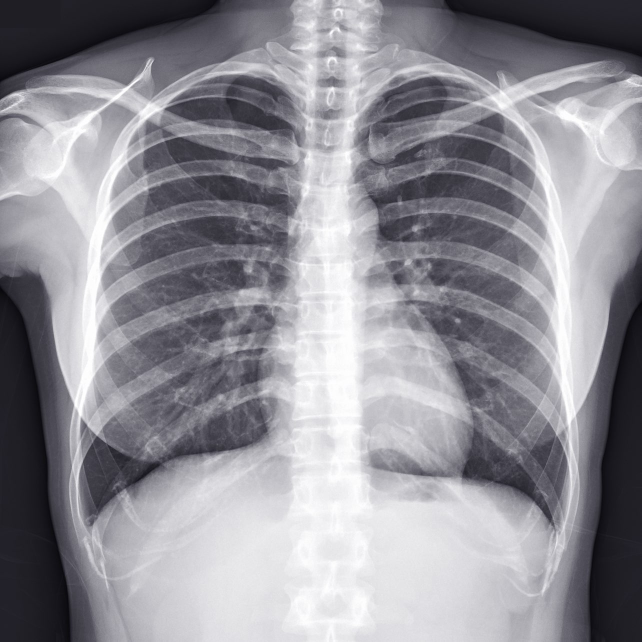
%> input picture Codigos/Laboratorio Morfologia/radiograph1.jpg, 1283 x 1283 px (shown at 1/2 size)
$ octave MathematicalMorphology.m   (GNU Octave 9; MATLAB toolbox functions it lacks are replaced by stand-ins)
%> lines starting %> are read from the running program, lines starting %| are printed output that depends on the picture
%%Laboratorio Morfologia
%%Equipo MRI: Andrea Corrales, Isabela Resendez, Rael Barragan, Juan Diego
%%Garcia
%% Mathematical Morphology
%Imprime la imagen de radiograph1

f=imread('radiograph1.jpg');
%> f is the input picture: size 1283x1283x3 uint8; mean R, G, B 144.3, 143.2, 150.1
f=double(f(:,:,1));
%> f: size 1283x1283 double
f=f/max(max(f));
f=imresize(f,0.25);
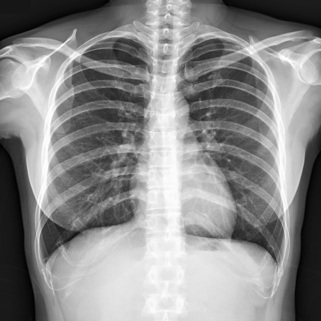
%> f: size 321x321 double; min 0.0355, max 1, mean 0.566; drawn with min black and max white
figure(1)
imshow(f,[]);
title('imagen original')

%% Dilatation
%La funcion dilate, dilata la imagen dejandola un poco borrosa
se = strel('disk',5);
BW2 = imdilate(f,se); % se determina el valor de dilatación
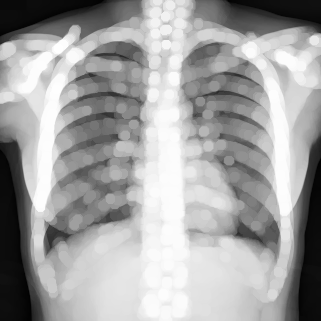
%> BW2: size 321x321 double; min 0.0889, max 1, mean 0.673; drawn with min black and max white
imshow(BW2), title('Dilated')

% Use different disk size
%% Erosion
%Esta funcion resalta los espacios en aires, dandose a notar mas los
%pulmones

se = strel('disk',5);
BW3 = imerode(f,se);
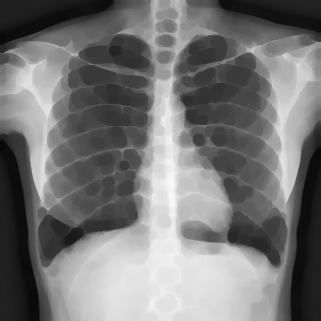
%> BW3: size 321x321 double; min 0.0355, max 0.979, mean 0.467
imshow(BW3), title('Eroded')%parece que los pixeles se reducen y se hacen grandes
figure;
% Use different disk size
imshowpair(BW2,BW3,'montage'), title('comparativa') % la diferencia es que uno resalta mas los claros y otra los oscuros
%> after `imshowpair(BW2,BW3,'montage')`:
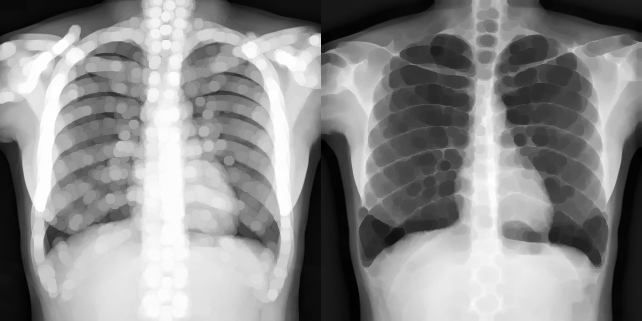
%> displayed picture: size 321x642, on the screen's scale of 0 to 255; min 0, max 255, mean 139.7
%% Opening
%Esta funcion utiliza ambas funcionces, erosion al inicio y dilatacion posteriormente, en la misma
%imagen, abriendo la escala de grises
se = strel('disk',7);
BW2 = imopen(f,se);
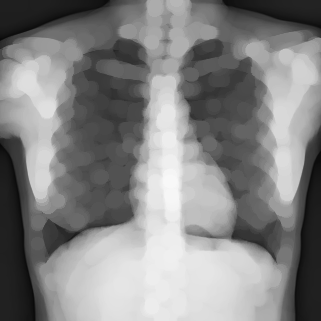
%> BW2: size 321x321 double; min 0.0355, max 0.975, mean 0.522
imshow(BW2), title('Opening')
%crea una borrosidad en toda la imagen que hace que no se vean los bordes
% Use different disk size
%% Closing
%Esta funcion utiliza ambas funcionces, dilatacion al inicio y erosion posteriormente, en la misma
%imagen, cerrando la escala de grises
se = strel('disk',7);
BW2 = imclose(f,se);
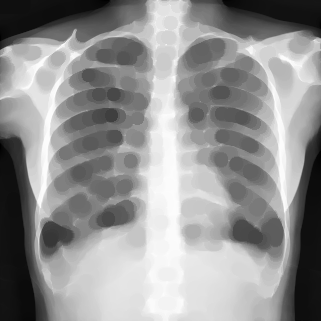
%> BW2: size 321x321 double; min 0.0656, max 1, mean 0.607; drawn with min black and max white
imshow(BW2), title('Closing')
% lo borroso ahora ya tiene un poco mas de definición sin embargo se mira
% mucha sombra en los bordes de la imagen
% Use different disk size
%% Gradient
%Esta funcion dilata la escala de grises
se = strel('disk',1);
BW1 = imdilate(f,se) - imerode(f,se);
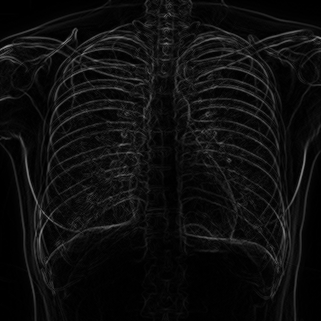
%> BW1: size 321x321 double; min 0, max 0.595, mean 0.0563
imshow(BW1), title('Gradient')

% la imagen se mira mas oscura, los pixeles blancos se ven reducidos
% Use different disk size

%% Preprocess the Image The Rice Matlab Example
% Read an image into the workspace.

%> (the run ends here)
